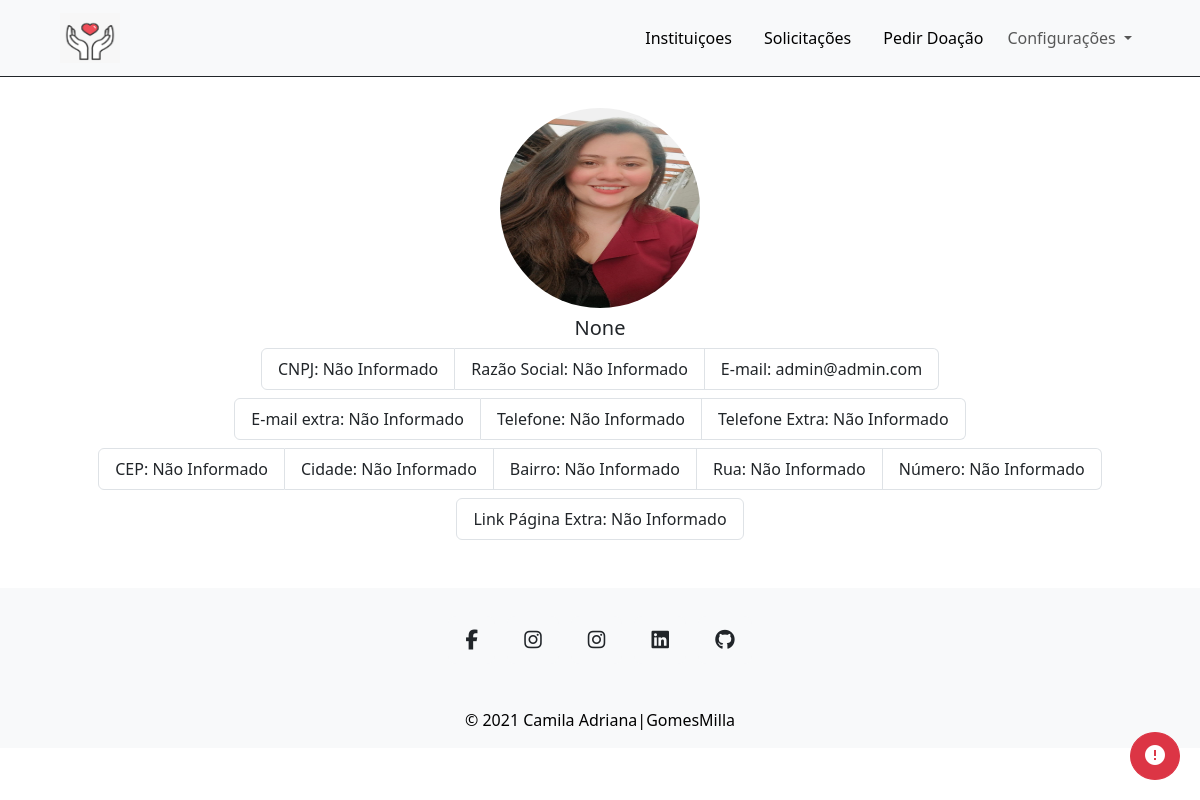
Page /users/perfil/1/juridica on the committed database.
### apps/users/models.py (models this page shows, shortened)
class User(AbstractBaseUser, PermissionsMixin):
    username = models.CharField(
        max_length=255,
        unique=True,
    )
    email = models.EmailField(verbose_name="Endereço de E-mail", max_length=255, unique=True, null=True, blank=True)
    imagemperfil = models.ImageField("Foto de Perfil", upload_to="ImagemPerfil/")
    nome_completo = models.CharField(max_length=255, blank=True, null=True)
    cnpj = models.CharField('CNPJ',max_length=18, blank=True, null=True)
    razao_social = models.CharField('Razão Social',max_length=255, blank=True, null=True)
    is_juridico = models.BooleanField(default=False)
    paginadoperfil = RichTextUploadingField(u'Página do Perfil', default='', blank=True, null=True)
    linkdoperfil = models.CharField(u'Informe um link para redirecionar para a página que desejar.',
                                    default='',
                                    blank=True, null=True,
                                    max_length=240)
    email_extra = models.EmailField(verbose_name="Endereço de E-mail", max_length=255, unique=True, null=True, blank=True)
    telefone_contato =  models.CharField('Telefone',max_length=50, blank=True, null=True)
    telefone_contato_extra =  models.CharField('Telefone Extra',max_length=50, blank=True, null=True)
    cep =  models.CharField("CEP",max_length=50, blank=True, null=True)
    cidade =  models.CharField('Cidade',max_length=50, blank=True, null=True)
    bairro =  models.CharField('Bairro',max_length=50, blank=True, null=True)
    rua =  models.CharField('Rua',max_length=50, blank=True, null=True)
    numero =  models.CharField("Número",max_length=50, blank=True, null=True)
    complemento =  models.CharField("Complemento",max_length=200, blank=True, null=True)
    cpf = models.CharField(max_length=14, blank=True, null=True)
    is_active = models.BooleanField(default=True)
    is_staff = models.BooleanField(default=False)
    is_admin = models.BooleanField(default=False)
    excluido = models.BooleanField(default=False)
    objects = UserManager()
    USERNAME_FIELD = "username"
    REQUIRED_FIELDS = ["email"]

### apps/users/views.py (the view, shortened to what this page needs)
# urls.py: path("perfil/<int:pk>/juridica", PerfilDetailView.as_view(), name="perfil"),
class PerfilDetailView(DetailView):
    model = User
    template_name = 'users/juridico/perfildetail.html'
    def get_context_data(self, **kwargs):
        context = super().get_context_data(**kwargs)
        object_id = self.kwargs['pk']
        object_user = User.objects.get(pk=object_id)
        list_solicitacoes = PedirDoacao.objects.filter(usuario=object_user, is_active=True)
        context['list_solicitacoes'] = list_solicitacoes
        context['object'] = object_user
        empresa_juridica = object_user
        formulario = DenunciarEmpresaForm()
        formulario.fields['denunciado'].initial = empresa_juridica
        if self.request.user:
            formulario.fields['denunciante'].initial = self.request.user
        context['formulario'] = formulario
        return context

### apps/users/models.py (called while the page is built)
    def get_queryset(self):
        return super(UserManager, self).get_queryset().exclude(is_active=False).exclude(excluido=True)

### templates/users/juridico/perfildetail.html (shortened to what this page needs)
{% extends 'bases/baselogado.html' %}
{% load static base bootstrap %}
{% load static %}
{% block conteudo %}
    <div class="fixed-button-container d-flex justify-content-end">
        <button type="button" class="btn btn-danger rounded-circle" data-bs-toggle="modal" data-bs-target="#meuModal">
            <i class="material-icons mt-1">error</i>
        </button>
    </div>
    <div class="topperfildetail">
        <div class="col-md-12 col-12">
            <div class="mt-3">
                <div class="col-md-12 col-12 profile-back text-center">
                        {% if object.imagemperfil %}
                            <img src="{{ object.imagemperfil.url }}" class="rounded-circle" style="width: 200px; height: 200px;">
                        {% else %}
                            <img src="{% static 'images/undraw_female_avatar_efig.svg' %}" class="rounded-circle" style="width: 150px; height: 150px;">
                        {% endif %}
                    <h5 class="mt-2">{{object.nome_completo }}</h5>
                </div>
                <div class="d-flex justify-content-center">
                    <ul class="list-group list-group-horizontal-lg">
                        <li class="list-group-item">CNPJ: {{object.cnpj|default:"Não Informado" }}</li>
                        <li class="list-group-item">Razão Social: {{object.razao_social|default:"Não Informado" }}</li>
                        <li class="list-group-item">E-mail: {{object.email|default:"Não Informado" }}</li>
                    </ul>
                </div>
                <div class="d-flex justify-content-center mt-2">
                    <ul class="list-group list-group-horizontal-lg">
                        <li class="list-group-item">E-mail extra: {{object.email_extra|default:"Não Informado" }}</li>
                        <li class="list-group-item">Telefone: {{object.telefone_contato|default:"Não Informado" }}</li>
                        <li class="list-group-item">Telefone Extra: {{object.telefone_contato_extra|default:"Não Informado" }}</li>
                    </ul>
                </div>
                <div class="d-flex justify-content-center mt-2">
                    <ul class="list-group list-group-horizontal-lg">
                        <li class="list-group-item">CEP: {{object.cep|default:"Não Informado" }}</li>
                        <li class="list-group-item">Cidade: {{object.cidade|default:"Não Informado" }}</li>
                        <li class="list-group-item">Bairro: {{object.bairro|default:"Não Informado" }}</li>
                        <li class="list-group-item">Rua: {{object.rua|default:"Não Informado" }}</li>
                        <li class="list-group-item">Número: {{object.numero|default:"Não Informado" }}</li>
                    </ul>
                </div>
                <div class="d-flex justify-content-center mt-2">
                    <ul class="list-group list-group-horizontal-lg">
                        <li class="list-group-item">Link Página Extra: {{object.linkdoperfil|default:"Não Informado" }}</li>
                    </ul>
                </div>
            </div>
        </div>
    </div>
{% endblock %}

### static/css/custom.css (style rules this page uses)
.topperfildetail { margin-top: 9%; }

### templates/users/juridico/perfildetail.html (style rules this page uses)
.fixed-button-container { position: fixed; bottom: 20px; right: 20px; }

### rows in the picture
User: imagemperfil (picture), nome_completo "None", cnpj "Não Informado", razao_social "Não Informado", email "admin@admin.com", email_extra "Não Informado", telefone_contato "Não Informado", telefone_contato_extra "Não Informado", cep "Não Informado", cidade "Não Informado", bairro "Não Informado", rua "Não Informado", numero "Não Informado", linkdoperfil "Não Informado"
